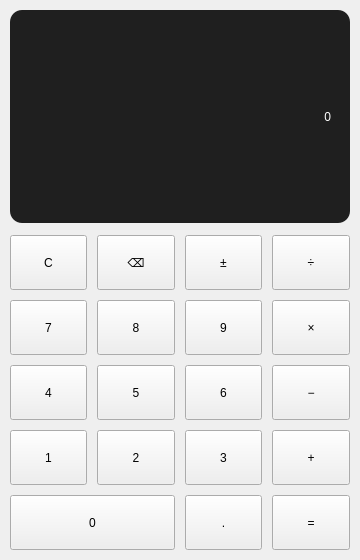
<?xml version="1.0" encoding="UTF-8"?>
<ui version="4.0">
 <class>MainWindow</class>
 <widget class="QMainWindow" name="MainWindow">
  <property name="geometry">
   <rect>
    <x>0</x>
    <y>0</y>
    <width>360</width>
    <height>560</height>
   </rect>
  </property>
  <property name="minimumSize">
   <size>
    <width>340</width>
    <height>540</height>
   </size>
  </property>
  <property name="windowTitle">
   <string>计算器</string>
  </property>
  <widget class="QWidget" name="centralwidget">
   <layout class="QVBoxLayout" name="mainLayout">
    <property name="spacing">
     <number>12</number>
    </property>
    <property name="leftMargin">
     <number>10</number>
    </property>
    <property name="topMargin">
     <number>10</number>
    </property>
    <property name="rightMargin">
     <number>10</number>
    </property>
    <property name="bottomMargin">
     <number>10</number>
    </property>
    <item>
     <widget class="QLabel" name="display">
      <property name="minimumSize">
       <size>
        <width>0</width>
        <height>90</height>
       </size>
      </property>
      <property name="styleSheet">
       <string>background-color: #1f1f1f; color: #ffffff; border-radius: 12px; padding: 0 16px;</string>
      </property>
      <property name="text">
       <string>0</string>
      </property>
      <property name="alignment">
       <set>Qt::AlignRight|Qt::AlignVCenter</set>
      </property>
     </widget>
    </item>
    <item>
     <layout class="QGridLayout" name="keyGrid">
      <property name="horizontalSpacing">
       <number>10</number>
      </property>
      <property name="verticalSpacing">
       <number>10</number>
      </property>
      <item row="0" column="0">
       <widget class="QPushButton" name="btnClear">
        <property name="minimumSize">
         <size>
          <width>70</width>
          <height>55</height>
         </size>
        </property>
        <property name="text">
         <string>C</string>
        </property>
       </widget>
      </item>
      <item row="0" column="1">
       <widget class="QPushButton" name="btnBackspace">
        <property name="minimumSize">
         <size>
         <width>70</width>
         <height>55</height>
         </size>
        </property>
        <property name="text">
         <string>⌫</string>
        </property>
       </widget>
      </item>
      <item row="0" column="2">
       <widget class="QPushButton" name="btnNeg">
        <property name="minimumSize">
         <size>
         <width>70</width>
         <height>55</height>
         </size>
        </property>
        <property name="text">
         <string>±</string>
        </property>
       </widget>
      </item>
      <item row="0" column="3">
       <widget class="QPushButton" name="btnDiv">
        <property name="minimumSize">
         <size>
         <width>70</width>
         <height>55</height>
         </size>
        </property>
        <property name="text">
         <string>÷</string>
        </property>
       </widget>
      </item>
      <item row="1" column="0">
       <widget class="QPushButton" name="btn7">
        <property name="minimumSize">
         <size>
         <width>70</width>
         <height>55</height>
         </size>
        </property>
        <property name="text">
         <string>7</string>
        </property>
       </widget>
      </item>
      <item row="1" column="1">
       <widget class="QPushButton" name="btn8">
        <property name="minimumSize">
         <size>
         <width>70</width>
         <height>55</height>
         </size>
        </property>
        <property name="text">
         <string>8</string>
        </property>
       </widget>
      </item>
      <item row="1" column="2">
       <widget class="QPushButton" name="btn9">
        <property name="minimumSize">
         <size>
         <width>70</width>
         <height>55</height>
         </size>
        </property>
        <property name="text">
         <string>9</string>
        </property>
       </widget>
      </item>
      <item row="1" column="3">
       <widget class="QPushButton" name="btnMul">
        <property name="minimumSize">
         <size>
         <width>70</width>
         <height>55</height>
         </size>
        </property>
        <property name="text">
         <string>×</string>
        </property>
       </widget>
      </item>
      <item row="2" column="0">
       <widget class="QPushButton" name="btn4">
        <property name="minimumSize">
         <size>
         <width>70</width>
         <height>55</height>
         </size>
        </property>
        <property name="text">
         <string>4</string>
        </property>
       </widget>
      </item>
      <item row="2" column="1">
       <widget class="QPushButton" name="btn5">
        <property name="minimumSize">
         <size>
         <width>70</width>
         <height>55</height>
         </size>
        </property>
        <property name="text">
         <string>5</string>
        </property>
       </widget>
      </item>
      <item row="2" column="2">
       <widget class="QPushButton" name="btn6">
        <property name="minimumSize">
         <size>
         <width>70</width>
         <height>55</height>
         </size>
        </property>
        <property name="text">
         <string>6</string>
        </property>
       </widget>
      </item>
      <item row="2" column="3">
       <widget class="QPushButton" name="btnSub">
        <property name="minimumSize">
         <size>
         <width>70</width>
         <height>55</height>
         </size>
        </property>
        <property name="text">
         <string>−</string>
        </property>
       </widget>
      </item>
      <item row="3" column="0">
       <widget class="QPushButton" name="btn1">
        <property name="minimumSize">
         <size>
         <width>70</width>
         <height>55</height>
         </size>
        </property>
        <property name="text">
         <string>1</string>
        </property>
       </widget>
      </item>
      <item row="3" column="1">
       <widget class="QPushButton" name="btn2">
        <property name="minimumSize">
         <size>
         <width>70</width>
         <height>55</height>
         </size>
        </property>
        <property name="text">
         <string>2</string>
        </property>
       </widget>
      </item>
      <item row="3" column="2">
       <widget class="QPushButton" name="btn3">
        <property name="minimumSize">
         <size>
         <width>70</width>
         <height>55</height>
         </size>
        </property>
        <property name="text">
         <string>3</string>
        </property>
       </widget>
      </item>
      <item row="3" column="3">
       <widget class="QPushButton" name="btnAdd">
        <property name="minimumSize">
         <size>
         <width>70</width>
         <height>55</height>
         </size>
        </property>
        <property name="text">
         <string>+</string>
        </property>
       </widget>
      </item>
      <item row="4" column="0" colspan="2">
       <widget class="QPushButton" name="btn0">
        <property name="minimumSize">
         <size>
         <width>150</width>
         <height>55</height>
         </size>
        </property>
        <property name="text">
         <string>0</string>
        </property>
       </widget>
      </item>
      <item row="4" column="2">
       <widget class="QPushButton" name="btnDot">
        <property name="minimumSize">
         <size>
         <width>70</width>
         <height>55</height>
         </size>
        </property>
        <property name="text">
         <string>.</string>
        </property>
       </widget>
      </item>
      <item row="4" column="3">
       <widget class="QPushButton" name="btnEq">
        <property name="minimumSize">
         <size>
         <width>70</width>
         <height>55</height>
         </size>
        </property>
        <property name="text">
         <string>=</string>
        </property>
       </widget>
      </item>
     </layout>
    </item>
   </layout>
  </widget>
 </widget>
 <resources/>
 <connections/>
</ui>
